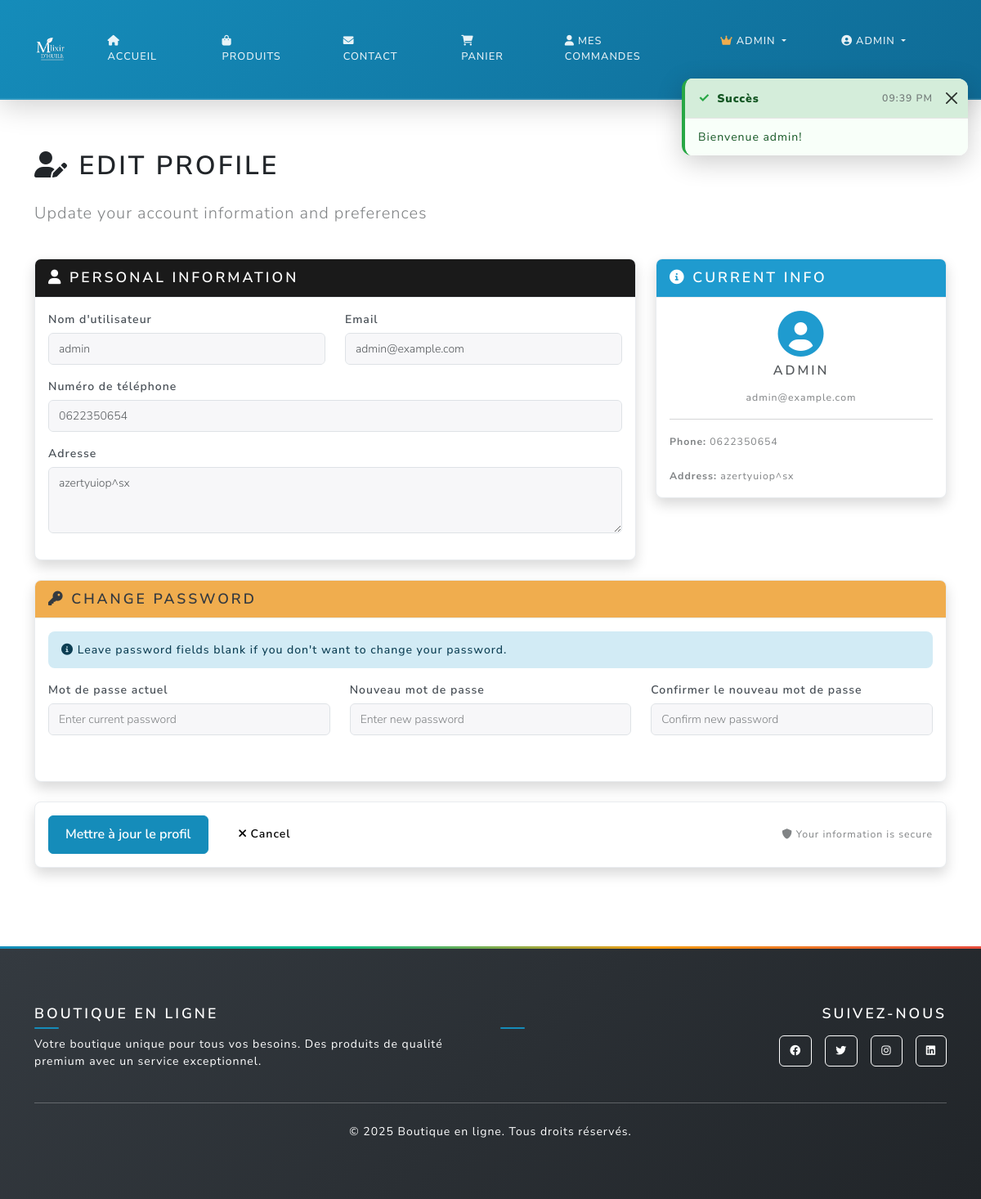
The app's page /profile/edit (signed in) with its own data.
### main.py (models this page shows)
class User(UserMixin, db.Model):
    id = db.Column(db.Integer, primary_key=True)
    username = db.Column(db.String(80), unique=True, nullable=False)
    email = db.Column(db.String(120), unique=True, nullable=False)
    password_hash = db.Column(db.String(120), nullable=False)
    phone = db.Column(db.String(20), nullable=True)
    address = db.Column(db.Text, nullable=True)
    ville = db.Column(db.String(100), nullable=True)  # NEW FIELD
    code_postal = db.Column(db.String(10), nullable=True)  # NEW FIELD
    is_admin = db.Column(db.Boolean, default=False)
    orders = db.relationship('Order', backref='user', lazy=True)

### main.py (the view, shortened to what this page needs)
@app.route('/profile/edit', methods=['GET', 'POST'])
@login_required
def edit_profile():
    form = EditProfileForm(obj=current_user)
    return render_template('edit_profile.html', form=form)

### main.py (shortened to what this page needs)
class EditProfileForm(FlaskForm):
    username = StringField('Nom d\'utilisateur', validators=[DataRequired(), Length(min=4, max=20)])
    email = EmailField('Email', validators=[DataRequired(), Email()])
    phone = StringField('Numéro de téléphone', validators=[
        DataRequired(),
        Regexp(r'^\+?[\d\s\-\(\)]{10,20}$', message="Veuillez entrer un numéro de téléphone valide")
    ])
    address = TextAreaField('Adresse', validators=[DataRequired(), Length(min=10, max=500)])
    current_password = PasswordField('Mot de passe actuel')
    new_password = PasswordField('Nouveau mot de passe', validators=[Length(min=0, max=128)])
    confirm_password = PasswordField('Confirmer le nouveau mot de passe')
    submit = SubmitField('Mettre à jour le profil')

### main.py (called while the page is built, shortened)
@login_manager.user_loader
def load_user(user_id):
    return User.query.get(int(user_id))

@app.context_processor
def inject_toast_messages():
    toast_message = session.pop('toast_message', None)
    toast_type = session.pop('toast_type', None)
    return {
        'toast_message': toast_message,
        'toast_type': toast_type or 'info'
    }

@app.context_processor
def inject_cart_count():
    if current_user.is_authenticated:
        try:
            from sqlalchemy import inspect
            inspector = inspect(db.engine)
            if 'cart' in inspector.get_table_names():
                cart_count = Cart.query.filter_by(user_id=current_user.id).count()
                cart_total_quantity = db.session.query(db.func.sum(Cart.quantity))\
                    .filter_by(user_id=current_user.id).scalar() or 0
                return {
                    'cart_count': cart_count,
                    'cart_total_quantity': int(cart_total_quantity)
                }
        except Exception:
            pass
    return {'cart_count': 0, 'cart_total_quantity': 0}

def get_shipping_settings():
    settings = ShippingSettings.query.first()
    return settings

### templates/edit_profile.html (shortened to what this page needs)
{% extends "base.html" %}
{% block content %}
<div style="padding-top: 80px;"></div>
<div style="padding-top: 80px;"></div>
<div class="container py-4">
  <div class="row">
    <div class="col-12">
      <h1 class="mb-4"><i class="fas fa-user-edit"></i> Edit Profile</h1>
      <p class="lead text-muted">Update your account information and preferences</p>
    </div>
  </div>
  <form method="POST" id="editProfileForm" novalidate>
    <div class="row mb-4">
      <div class="col-md-8">
        <div class="card shadow">
          <div class="card-header bg-primary text-white">
            <h5 class="mb-0"><i class="fas fa-user"></i> Personal Information</h5>
          </div>
          <div class="card-body">
            <div class="row mb-3">
              <div class="col-md-6">
                {{ form.username.label(class="form-label fw-bold") }}
                {{ form.username(class="form-control") }}
              </div>
              <div class="col-md-6">
                {{ form.email.label(class="form-label fw-bold") }}
                {{ form.email(class="form-control") }}
              </div>
            </div>
            <div class="mb-3">
              {{ form.phone.label(class="form-label fw-bold") }}
              {{ form.phone(class="form-control", placeholder="+1 234 567 8900") }}
            </div>
            <div class="mb-3">
              {{ form.address.label(class="form-label fw-bold") }}
              {{ form.address(class="form-control", rows="3", placeholder="Enter your complete address") }}
            </div>
          </div>
        </div>
      </div>
      <div class="col-md-4">
        <div class="card shadow">
          <div class="card-header bg-info text-white">
            <h5 class="mb-0"><i class="fas fa-info-circle"></i> Current Info</h5>
          </div>
          <div class="card-body">
            <div class="text-center mb-3">
              <i class="fas fa-user-circle fa-4x text-info mb-2"></i>
              <h6>{{ current_user.username }}</h6>
              <small class="text-muted">{{ current_user.email }}</small>
            </div>
            <hr>
            <small class="text-muted">
              <strong>Phone:</strong> {{ current_user.phone or 'Not provided' }}<br><br>
              <strong>Address:</strong> {{ current_user.address or 'Not provided' }}
            </small>
          </div>
        </div>
      </div>
    </div>
    <div class="row mb-4">
      <div class="col-12">
        <div class="card shadow">
          <div class="card-header bg-warning text-dark">
            <h5 class="mb-0"><i class="fas fa-key"></i> Change Password</h5>
          </div>
          <div class="card-body">
            <div class="alert alert-info">
              <i class="fas fa-info-circle"></i>
              Leave password fields blank if you don't want to change your password.
            </div>
            <div class="row">
              <div class="col-md-4">
                {{ form.current_password.label(class="form-label fw-bold") }}
                {{ form.current_password(class="form-control", placeholder="Enter current password") }}
              </div>
              <div class="col-md-4">
                {{ form.new_password.label(class="form-label fw-bold") }}
                {{ form.new_password(class="form-control", placeholder="Enter new password") }}
              </div>
              <div class="col-md-4">
                {{ form.confirm_password.label(class="form-label fw-bold") }}
                {{ form.confirm_password(class="form-control", placeholder="Confirm new password") }}
              </div>
            </div>
          </div>
        </div>
      </div>
    </div>
    <div class="row mb-4">
      <div class="col-12">
        <div class="card shadow">
          <div class="card-body">
            <div class="d-flex justify-content-between align-items-center">
              <div>
                {{ form.submit(class="btn btn-primary btn-lg me-3") }}
                <a href="{{ url_for('profile') }}" class="btn btn-secondary">
                  <i class="fas fa-times"></i> Cancel
                </a>
              </div>
              <small class="text-muted">
                <i class="fas fa-shield-alt"></i> Your information is secure
              </small>
            </div>
          </div>
        </div>
      </div>
    </div>
  </form>
</div>
{% endblock %}

### templates/base.html (shortened to what this page needs)
<!DOCTYPE html>
<html lang="fr">
  <head>
    <link
      href="https://cdn.jsdelivr.net/npm/bootswatch@5.3.2/dist/lux/bootstrap.min.css"
      rel="stylesheet"
    />
    <link
      href="https://cdnjs.cloudflare.com/ajax/libs/font-awesome/6.0.0/css/all.min.css"
      rel="stylesheet"
    />
    <link
      href="{{ url_for('static', filename='css/style.css') }}"
      rel="stylesheet"
    />
  </head>
  <body>
    <nav class="navbar navbar-expand-lg navbar-dark {% if request.endpoint in ['home', 'contact'] %}navbar-transparent{% else %}navbar-solid{% endif %}" id="mainNavbar">
      <div class="container">
        <a class="navbar-brand d-flex align-items-center fw-bold" href="{{ url_for('home') }}">
          <img src="{{ url_for('static', filename='img/image1.png') }}"
               alt="E-SHOP Logo"
               style="height:40px; width:auto; border-radius:8px;">
        </a>
        <div class="collapse navbar-collapse" id="navbarNav">
          <ul class="navbar-nav me-auto">
            <li class="nav-item">
              <a class="nav-link" href="{{ url_for('home') }}">
                <i class="fas fa-home me-1"></i>Accueil
              </a>
            </li>
            <li class="nav-item">
              <a class="nav-link" href="{{ url_for('products') }}">
                <i class="fas fa-shopping-bag me-1"></i>Produits
              </a>
            </li>
            <li class="nav-item">
              <a class="nav-link" href="{{ url_for('contact') }}">
                <i class="fas fa-envelope me-1"></i>Contact
              </a>
            </li>
          </ul>
          <ul class="navbar-nav">
            {% if current_user.is_authenticated %}
              <li class="nav-item">
                <a class="nav-link position-relative" href="{{ url_for('cart') }}">
                  <i class="fas fa-shopping-cart me-1"></i>Panier
                </a>
              </li>
              <li class="nav-item">
                <a class="nav-link" href="{{ url_for('dashboard') }}">
                  <i class="fas fa-user me-1"></i>Mes commandes
                </a>
              </li>
              {% if current_user.is_admin %}
              <li class="nav-item dropdown">
                <a class="nav-link dropdown-toggle" href="#" role="button" data-bs-toggle="dropdown">
                  <i class="fas fa-crown me-1 text-warning"></i>Admin
                </a>
              </li>
              {% endif %}
              <li class="nav-item dropdown">
                <a class="nav-link dropdown-toggle" href="#" role="button" data-bs-toggle="dropdown">
                  <i class="fas fa-user-circle me-1"></i>{{ current_user.username }}
                </a>
              </li>
            {% endif %}
          </ul>
        </div>
      </div>
    </nav>
    <main>{% block content %}{% endblock %}</main>
    <footer class="bg-dark text-white py-5 mt-5">
      <div class="container">
        <div class="row">
          <div class="col-md-6">
            <h5 class="fw-bold mb-3">Boutique en ligne</h5>
            <p class="text-white">
              Votre boutique unique pour tous vos besoins. Des produits de qualité
              premium avec un service exceptionnel.
            </p>
          </div>
          <div class="col-md-6 text-md-end">
            <h5 class="fw-bold mb-3">Suivez-nous</h5>
            <div class="d-flex justify-content-md-end gap-3">
              <a href="#" class="btn btn-outline-light btn-sm">
                <i class="fab fa-facebook"></i>
              </a>
              <a href="#" class="btn btn-outline-light btn-sm">
                <i class="fab fa-twitter"></i>
              </a>
              <a href="#" class="btn btn-outline-light btn-sm">
                <i class="fab fa-instagram"></i>
              </a>
              <a href="#" class="btn btn-outline-light btn-sm">
                <i class="fab fa-linkedin"></i>
              </a>
            </div>
          </div>
        </div>
        <hr class="my-4" />
        <div class="text-center">
          <p class="text-white mb-0">
            &copy; <span id="year"></span> Boutique en ligne. Tous droits réservés.
          </p>
        </div>
      </div>
    </footer>
    <div class="toast-container position-fixed end-0 p-3" style="z-index: 1045; top: 80px;" id="toastContainer">
    </div>
  </body>
</html>

### static/css/style.css (style rules this page uses)
:root { --bs-blue: #158cba; --bs-indigo: #6610f2; --bs-purple: #6f42c1; --bs-pink: #e83e8c; --bs-red: #e74c3c; --bs-orange: #fd7e14; --bs-yellow: #f39c12; --bs-green: #00bc8c; --bs-teal: #20c997; --bs-cyan: #17a2b8; --bs-white: #fff; --bs-gray: #6c757d; --bs-gray-dark: #343a40; --bs-gray-100: #f8f9fa; --bs-gray-200: #e9ecef; --bs-gray-300: #dee2e6; --bs-gray-400: #ced4da; --bs-gray-500: #adb5bd; --bs-gray-600: #6c757d; --bs-gray-700: #495057; --bs-gray-800: #343a40; --bs-gray-900: #212529; --bs-primary: #158cba; --bs-secondary: #f8f9fa; --bs-success: #00bc8c; --bs-info: #3498db; --bs-warning: #f39c12; --bs-danger: #e74c3c; --bs-light: #f8f9fa; --bs-dark: #343a40; }
body { font-family: "Nunito Sans", -apple-system, BlinkMacSystemFont, "Segoe UI", Roboto, "Helvetica Neue", Arial, sans-serif; font-size: 0.875rem; font-weight: 400; line-height: 1.5; color: #495057; background-color: #fff; }
h1, h2, h3, h4, h5, h6 { color: #212529; font-weight: 600; margin-bottom: 0.75rem; }
h1 { font-size: 2rem; }
h5 { font-size: 1.1rem; }
h6 { font-size: 1rem; }
.navbar { position: sticky; top: 0; z-index: 1030; padding: 0.3rem 0; background: linear-gradient(135deg, var(--bs-primary) 0%, #0f6b96 100%) !important; border-bottom: 2px solid rgba(255, 255, 255, 0.1); transition: all 0.4s cubic-bezier(0.4, 0, 0.2, 1); min-height: auto; -webkit-transition: all 0.4s cubic-bezier(0.4, 0, 0.2, 1); -moz-transition: all 0.4s cubic-bezier(0.4, 0, 0.2, 1); -ms-transition: all 0.4s cubic-bezier(0.4, 0, 0.2, 1); -o-transition: all 0.4s cubic-bezier(0.4, 0, 0.2, 1); }
main { position: relative; }
body { scroll-behavior: smooth; }
.navbar-brand { font-weight: 700; font-size: 1.2rem; color: white !important; text-shadow: 0 1px 3px rgba(0, 0, 0, 0.2); transition: all 0.4s cubic-bezier(0.4, 0, 0.2, 1); }
.navbar-nav .nav-link { font-weight: 500; font-size: 0.8rem; color: rgba(255, 255, 255, 0.9) !important; transition: all 0.4s cubic-bezier(0.4, 0, 0.2, 1); padding: 0.3rem 0.6rem; border-radius: 0.25rem; margin: 0 0.1rem; }
.navbar-nav .nav-link i { font-size: 0.8rem; transition: font-size 0.4s cubic-bezier(0.4, 0, 0.2, 1); }
.btn { border-radius: 0.375rem; font-weight: 600; text-transform: none; transition: all 0.15s ease-in-out; padding: 0.5rem 1rem; font-size: 0.875rem; border-width: 1px; }
.btn-sm { padding: 0.375rem 0.75rem; font-size: 0.8125rem; }
.btn-lg { padding: 0.675rem 1.25rem; font-size: 1rem; }
.btn-primary { background-color: var(--bs-primary); border-color: var(--bs-primary); }
.card { border: 1px solid var(--bs-gray-200); border-radius: 0.5rem; box-shadow: 0 2px 8px rgba(0, 0, 0, 0.08); background-color: white; transition: all 0.3s ease; overflow: hidden; }
.card-body { padding: 1rem; }
.card-header { background-color: var(--bs-gray-100); border-bottom: 1px solid var(--bs-gray-200); font-weight: 600; padding: 0.75rem 1rem; font-size: 0.9rem; }
footer { background: linear-gradient(135deg, var(--bs-gray-800) 0%, var(--bs-gray-900) 100%); color: white; margin-top: auto; padding: 3rem 0 1.5rem; position: relative; overflow: hidden; }
footer::before { content: ''; position: absolute; top: 0; left: 0; right: 0; height: 3px; background: linear-gradient(90deg, var(--bs-primary), var(--bs-success), var(--bs-warning), var(--bs-danger)); }
footer h5 { color: white; font-weight: 600; font-size: 1.1rem; margin-bottom: 1rem; position: relative; }
footer h5::after { content: ''; position: absolute; bottom: -0.5rem; left: 0; width: 30px; height: 2px; background-color: var(--bs-primary); border-radius: 1px; }
footer p { color: var(--bs-gray-300); font-size: 0.875rem; line-height: 1.5; margin-bottom: 1rem; }
footer a { color: var(--bs-gray-300); text-decoration: none; transition: all 0.3s ease; font-size: 0.875rem; }
.form-control { border-radius: 0.375rem; border: 1px solid var(--bs-gray-300); transition: border-color 0.15s ease-in-out, box-shadow 0.15s ease-in-out; padding: 0.5rem 0.75rem; font-size: 0.875rem; }
.form-label { font-weight: 600; color: var(--bs-gray-700); font-size: 0.875rem; margin-bottom: 0.375rem; }
.alert { border-radius: 0.5rem; border: none; font-weight: 500; padding: 0.75rem 1rem; font-size: 0.875rem; }
.container { padding-top: 1.5rem; padding-bottom: 1.5rem; }
.row { margin-bottom: 1.5rem; }
.col-md-4, .col-lg-4, .col-xl-4 { margin-bottom: 1rem; }
.fade-in { animation: fadeIn 0.4s ease-out; }

### records on screen
User: username "ADMIN", username "admin", email "admin@example.com", phone "0622350654", address "azertyuiop^sx"
